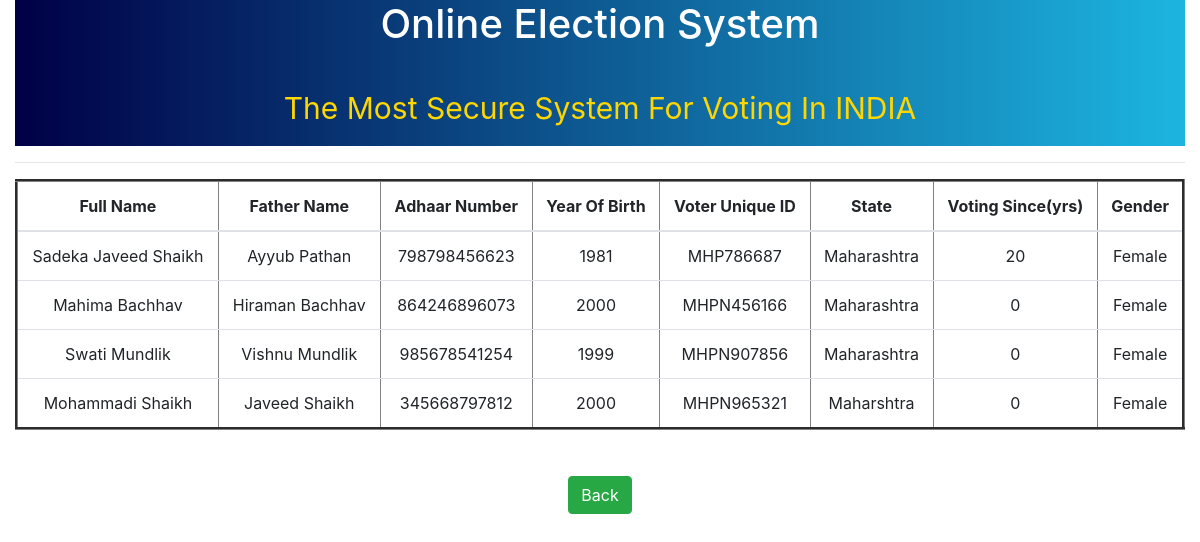
The app's page /ViewProfilesVoter.php with its own data.
### tables this page shows
CREATE TABLE `voters` (
  `FullName` char(100) NOT NULL,
  `FatherName` char(100) NOT NULL,
  `AdharNo` text NOT NULL,
  `mobile` text NOT NULL,
  `birthYear` int(11) NOT NULL,
  `VoterId` varchar(10) NOT NULL,
  `States` char(50) NOT NULL,
  `yearSince` varchar(50) NOT NULL,
  `gender` char(10) NOT NULL
);

### ViewProfilesVoter.php (the view, shortened to what this page needs)
<!DOCTYPE html>
<html lang="en">
<head>
    <link rel="stylesheet" href="css/bootstrap.css">
    <link rel="stylesheet" href="css/style.css">
    <link href="//maxcdn.bootstrapcdn.com/bootstrap/4.1.1/css/bootstrap.min.css" rel="stylesheet" id="bootstrap-css">
</head>
<body>
</head>
<body class="container-fluid">
    <div class="text-center textBG">
        <h1>Online Election System</h1>
        <p>The Most Secure System For Voting In INDIA</p>
    </div>
<div>
<?php
include('conn.php');
$query="SELECT * FROM voters";
$sql = mysqli_query($conn,$query);
?>
<hr>
<table id='datatable' border = '3' class = 'table text-center'>
    <thead>
          <th scope='col'>Full Name</th>
          <th scope='col'>Father Name</th>
          <th scope='col'>Adhaar Number</th>
          <th scope='col'>Year Of Birth</th>
          <th scope='col'>Voter Unique ID</th>
          <th scope='col'>State</th>
          <th scope='col'>Voting Since(yrs)</th>
          <th scope='col'>Gender</th>
    </thead>
<tbody class='text-center'>
<?php
while($row = mysqli_fetch_assoc($sql))
{
    echo "
    <tr class=>
    <td>{$row['FullName']} </td>
    <td>{$row['FatherName']} </td>
    <td>{$row['AdharNo']}</td>
    <td>{$row['birthYear']}</td>
    <td>{$row['VoterId']}</td>
    <td>{$row['States']}</td>
    <td>{$row['yearSince']}</td>
    <td>{$row['gender']} </td>
    </tr>";
}
?>
</tbody>
</table>
</div>
<div class="text-center">
    <a href="AdminAfterLogin.php"><button type="button" class="btn btn-success f30">Back</button></a>
</div>
</body>
</html>

### css/style.css (style rules this page uses)
h1 { font-size: 80px; padding-bottom: 30px; }
p { font-size: 30px; color: gold ; padding-bottom: 15px; }
.f30 { font-size: 50px; margin: 15px; margin-top: 30px; transition: 0.3s; border-width: 4px; }
hr { border-color: red; border-width: 3px; margin-bottom: 30px; }
.textBG { background-image: linear-gradient(to right, #000046, #1CB5E0); color: white; }

### records on screen
voters: FullName "Sadeka Javeed Shaikh", FatherName "Ayyub Pathan", AdharNo "798798456623", birthYear "1981", VoterId "MHP786687", States "Maharashtra", yearSince "20", gender "Female"
voters: FullName "Mahima Bachhav", FatherName "Hiraman Bachhav", AdharNo "864246896073", birthYear "2000", VoterId "MHPN456166", States "Maharashtra", yearSince "0", gender "Female"
voters: FullName "Swati Mundlik", FatherName "Vishnu Mundlik", AdharNo "985678541254", birthYear "1999", VoterId "MHPN907856", States "Maharashtra", yearSince "0", gender "Female"
voters: FullName "Mohammadi Shaikh", FatherName "Javeed Shaikh", AdharNo "345668797812", birthYear "2000", VoterId "MHPN965321", States "Maharshtra", yearSince "0", gender "Female"
